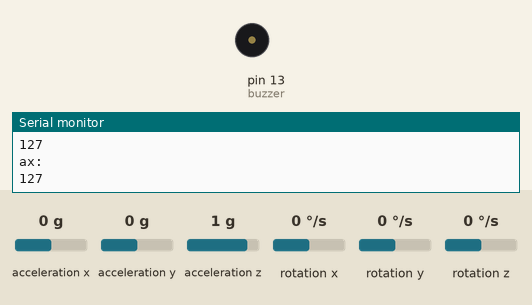
Simulated run of this sketch. Board: Arduino Uno, built with avr-gcc and run on an emulated ATmega328P. Shown: buzzer (waves = sounding, pin HIGH), the last lines printed to the serial monitor. The inputs (shaded band) are chosen by the test bench; at power-on: acceleration x 0 g, acceleration y 0 g, acceleration z 1 g, rotation x 0 °/s, rotation y 0 °/s, rotation z 0 °/s.

Above: at 1.2 s.
1.3 s: acceleration x set to -0.5 g
4.3 s: acceleration x set to -0.8 g
7.3 s: acceleration x set to -1.4 g
At 8.0 s:
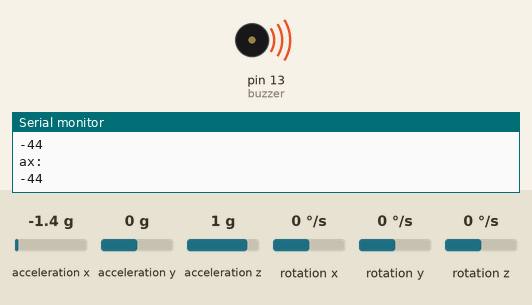
Timing chart, 0 to 10.0 s (numbered marks = the images above; inputs shaded):
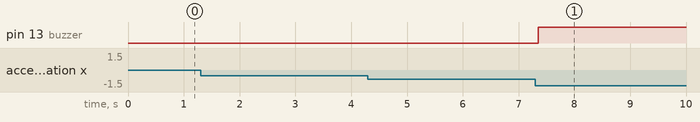

The sketch:

MPU6050_Buzzer_Alert.ino
```cpp
/*
     vcc = 3.3v
     Gnd = gnd
     int = 2
     scl = a5
     sda = a4
*/

#include "I2Cdev.h"
#include "MPU6050.h"

int buzzer = 13;

MPU6050 mpu;

int16_t ax, ay, az;
int16_t gx, gy, gz;

int val;
int prevVal;

int valax;
int valay;
int valaz;

// Tracks the time since last event fired
unsigned long previousMillis = 0;
unsigned long int previoussecs = 0;
unsigned long int currentsecs = 0;
unsigned long currentMillis = 0;

int secs = 0;

int interval = 1; // updated every 1 second

void setup()
{
    Wire.begin();
    Serial.begin(38400);
    Serial.println("Initialize MPU");
    mpu.initialize();
    Serial.println(mpu.testConnection() ? "Connected" : "Connection failed");
    pinMode(buzzer, OUTPUT);
}

void loop()
{

    currentMillis = millis();
    currentsecs = currentMillis / 1000;
    if ((unsigned long)(currentsecs - previoussecs) >= interval)
    {
        secs = secs + 1;
        previoussecs = currentsecs;
        if (secs >= 59)
        {
            secs = 0;
        }
        //  Serial.println("Seconds:");
        //  Serial.println(secs);
    }

    mpu.getMotion6(&ax, &ay, &az, &gx, &gy, &gz);
    valax = map(ax, -17000, 17000, 0, 255);
    valay = map(ay, -17000, 17000, 0, 255);
    valaz = map(az, -17000, 17000, 0, 255);

    Serial.println("ax: ");
    Serial.println(valax);
    // Serial.println("ay:");
    // Serial.println(valay);
    // Serial.println("az: ");
    // Serial.println(valaz);
    // Serial.println("");
    // Serial.println("");
    delay(200);

    if ((valax > 130) && (secs > 2))
    {
        digitalWrite(buzzer, HIGH);
    }

    if ((valax >= 60) && (valax <= 100))
    {
        digitalWrite(buzzer, LOW);
        secs = 0;
    }

    if ((valax < 50) && (secs > 2))
    {
        digitalWrite(buzzer, HIGH);
    }
}
```
